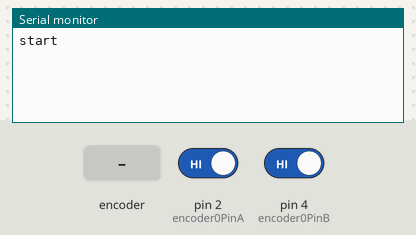
A sketch run on a simulated Arduino Uno, built with avr-gcc and run on an emulated ATmega328P. Shown: the last lines printed to the serial monitor. The test bench sets the inputs (shaded band); at power-on: pin 2 (encoder0PinA) HIGH, pin 4 (encoder0PinB) HIGH.

Above: at 1.2 s.
1.3 s: rotary encoder on pin 2 (encoder0PinA) / pin 4 (encoder0PinB) turned 1 step (first pin leading)
At 2.2 s:
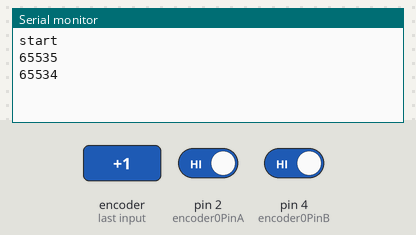
3.0 s: rotary encoder on pin 2 (encoder0PinA) / pin 4 (encoder0PinB) turned 1 step (first pin leading)
At 3.5 s:
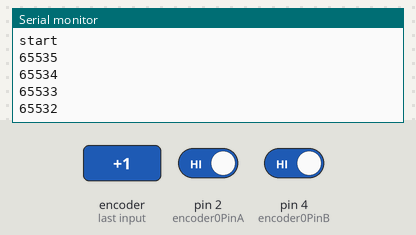
Timing chart, 0 to 6.0 s (numbered marks = the images above; inputs shaded):
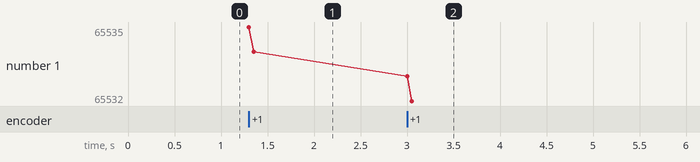

The sketch:

rotary_encoder.ino
```cpp
/* read a rotary encoder with interrupts
   Encoder hooked up with common to GROUND,
   encoder0PinA to pin 2, encoder0PinB to pin 4 (or pin 3 see below)
   it doesn't matter which encoder pin you use for A or B

   uses Arduino pullups on A & B channel outputs
   turning on the pullups saves having to hook up resistors
   to the A & B channel outputs

*/

#define encoder0PinA  2
#define encoder0PinB  4

volatile unsigned int encoder0Pos = 0;

void setup() {


  pinMode(encoder0PinA, INPUT);
  digitalWrite(encoder0PinA, HIGH);       // turn on pullup resistor
  pinMode(encoder0PinB, INPUT);
  digitalWrite(encoder0PinB, HIGH);       // turn on pullup resistor

  attachInterrupt(0, doEncoder, CHANGE);  // encoder pin on interrupt 0 - pin 2
  Serial.begin (9600);
  Serial.println("start");                // a personal quirk

}

void loop(){
// do some stuff here - the joy of interrupts is that they take care of themselves
}

void doEncoder() {
  /* If pinA and pinB are both high or both low, it is spinning
   * forward. If they're different, it's going backward.
   *
   * For more information on speeding up this process, see
   * [Reference/PortManipulation], specifically the PIND register.
   */
  if (digitalRead(encoder0PinA) == digitalRead(encoder0PinB)) {
    encoder0Pos++;
  } else {
    encoder0Pos--;
  }

  Serial.println (encoder0Pos, DEC);
}

/* See this expanded function to get a better understanding of the
 * meanings of the four possible (pinA, pinB) value pairs:
 */
void doEncoder_Expanded(){
  if (digitalRead(encoder0PinA) == HIGH) {   // found a low-to-high on channel A
    if (digitalRead(encoder0PinB) == LOW) {  // check channel B to see which way
                                             // encoder is turning
      encoder0Pos = encoder0Pos - 1;         // CCW
    }
    else {
      encoder0Pos = encoder0Pos + 1;         // CW
    }
  }
  else                                        // found a high-to-low on channel A
  {
    if (digitalRead(encoder0PinB) == LOW) {   // check channel B to see which way
                                              // encoder is turning
      encoder0Pos = encoder0Pos + 1;          // CW
    }
    else {
      encoder0Pos = encoder0Pos - 1;          // CCW
    }

  }
  Serial.println (encoder0Pos, DEC);          // debug - remember to comment out
                                              // before final program run
  // you don't want serial slowing down your program if not needed
}

/*  to read the other two transitions - just use another attachInterrupt()
in the setup and duplicate the doEncoder function into say,
doEncoderA and doEncoderB.
You also need to move the other encoder wire over to pin 3 (interrupt 1).
*/
```

Measured:
- after the input at 1.3 s, the serial monitor: prints a new line at once (image 1)
- after the input at 3.0 s, the serial monitor: prints a new line at once (image 2)
- plotted number 1: 65534 → 65532 after the input at 3.0 s
